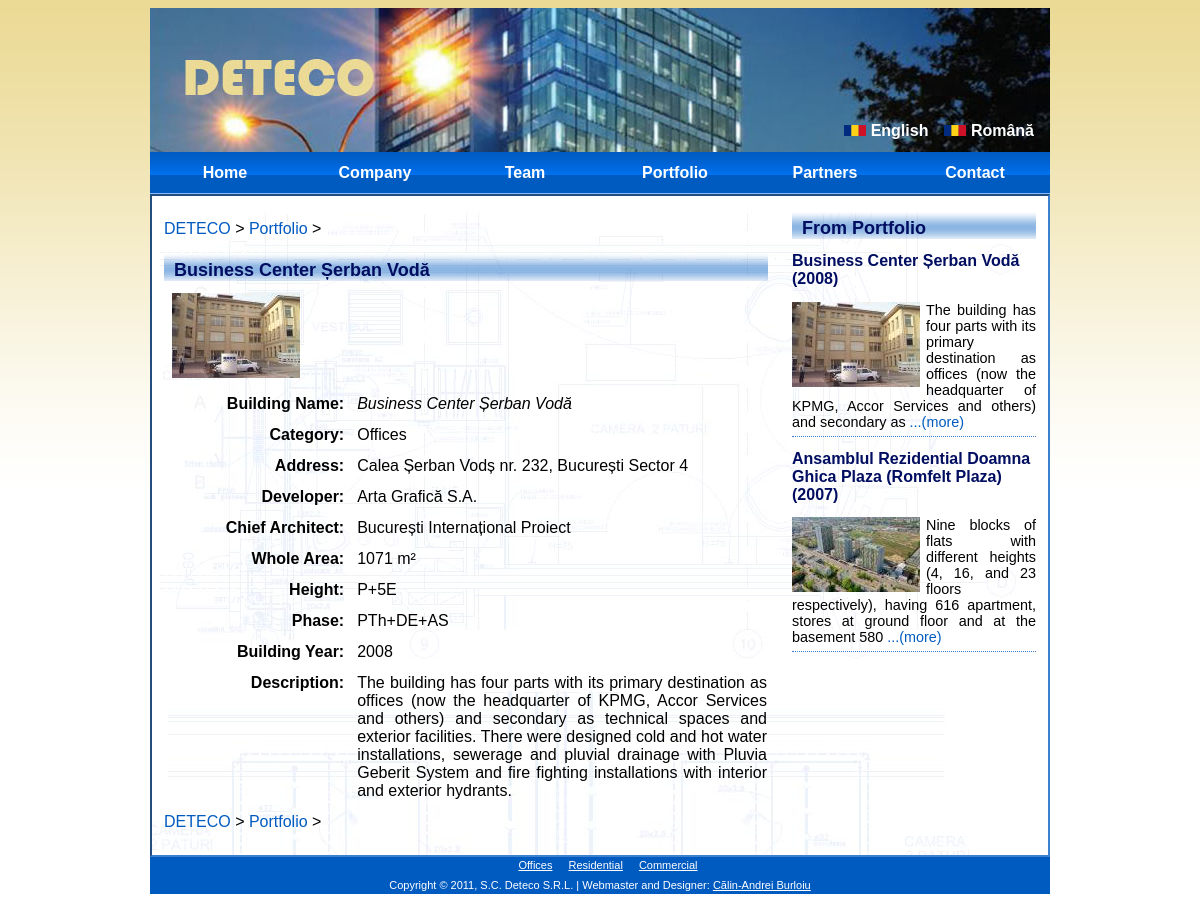
Page /en/project/49/ on the committed database.
### tables this page shows
CREATE TABLE `languages` (
  `code` varchar(8) NOT NULL,
  `name` varchar(32) NOT NULL,
  `image` varchar(64) default NULL,
  PRIMARY KEY  (`code`)
);

CREATE TABLE `portfolio` (
  `id` int(11) NOT NULL auto_increment,
  `name` varchar(128) NOT NULL,
  `category` enum('office','residential','hotel','industrial','commercial','restoration','hospital','other') NOT NULL,
  `tags` varchar(64) NOT NULL,
  `address` varchar(512) NOT NULL,
  `developer` varchar(128) NOT NULL,
  `chief_architect` varchar(128) NOT NULL,
  `whole_area` int(11) default NULL,
  `height` varchar(128) NOT NULL,
  `phase` varchar(128) NOT NULL,
  `year_begin` year(4) default NULL,
  `year_end` year(4) default NULL,
  `description` text NOT NULL,
  `images` varchar(512) NOT NULL,
  PRIMARY KEY  (`id`)
);

### project.php (called while the page is built, shortened)
<?php
require('ProjectPage.class.php');
$page = new ProjectPage();
$page->appendHeader();
$page->appendBody();
$page->appendFooter();
$page->display();
?>

### ProjectPage.class.php (called while the page is built, shortened)
<?php
require('Page.class.php');
class ProjectPage extends Page
{
	public function __construct()
	{
		$this->dbContent = new Content('portfolio');
		$this->lang = $this->dbContent->getCrtLanguage();
	}
}

### SingletonDB.class.php (called while the page is built, shortened)
<?php
class SingletonDB
{
	private static $connection;
	public static function connect()
	{
		if(!isset(self::$connection))
		{
			self::$connection = new mysqli(ADDRESS, USERNAME, PASSWORD, DATABASE);
		}
		return self::$connection;
	}
}
?>

### Content.class.php (called while the page is built, shortened)
<?php
require_once('util.inc.php');
class Content
{
	protected $db;
	protected $languages;
	protected $content;
	protected $lang;
	public function __construct($namespace)
	{
		try {
			$this->db = SingletonDB::connect();
			if( !($result = $this->db->query("SELECT * FROM `languages`")) )
				throw new DBException('query');
			while($row = $result->fetch_assoc())
			{
				$this->languages[$row['code']]['name'] = $row['name'];
				$this->languages[$row['code']]['img'] = $row['image'];
			}
			if(isset($_GET['lang']))
			{
				$lang = $this->processLangCode($_GET['lang']);
				$this->lang = $lang;
			}
			if( !($result = $this->db->query("SELECT * FROM `content` WHERE namespace = 'common' OR namespace = '"
					. $this->db->escape_string($namespace) . "'")) )
				throw new DBException('query');
			while($row = $result->fetch_assoc())
			{
				$this->content[$row['name']] = json_decode($row['value'], true);
			}
		}
		catch(DBException $e) {
			echo $e->errorMessage();
			die();
		}
	}
	public function processLangCode($lang)
	{
		$lang = strtolower($lang);
		if(isset($this->languages[$lang]))
			return $lang;
		else
			return DEFAULT_LANG;
	}
	public function getLanguages()
	{
		return $this->languages;
	}
	public function getCrtLanguage()
	{
		return $this->lang;
	}
	public function __get($name)
	{
		if(isset($this->content[$name]))
			return $this->content[$name][$this->lang];
		else
			return null;
	}
	public function matchLanguage()
	{
		$pattern = '/^(?P<primarytag>[a-zA-Z]{2,8})'.
    '(?:-(?P<subtag>[a-zA-Z]{2,8}))?(?:(?:;q=)'.
    '(?P<quantifier>\d\.\d))?$/';
		foreach (explode(',', $_SERVER['HTTP_ACCEPT_LANGUAGE']) as $lang)
		{
			$splits = array();
			if (preg_match($pattern, $lang, $splits))
			{
				$language = $splits['primarytag'];
				if(isset($this->languages[$language]))
					return $language;
			}
			else
				return 'en';
		}
		return 'en';
	}
	public function getPortfolioAds()
	{
		$portfolio = null;
		$query = "SELECT id, name, tags, year_begin, description, images FROM `portfolio` ORDER BY RAND() LIMIT "
			. P_ADS_COUNT;
		$result = $this->db->query($query);
		while($row = $result->fetch_assoc())
		{
			$portfolio[$row['id']]['name'] = $row['name'];
			$portfolio[$row['id']]['tags'] = $row['tags'];
			$portfolio[$row['id']]['year_begin'] = $row['year_begin'];
			$images = json_decode($row['images'], true);
			if(!$images)
				$portfolio[$row['id']]['image'] = null;
			else
				$portfolio[$row['id']]['image'] = getThumbFileName($images[0]);
			$descriptions = json_decode($row['description'], true);
			$portfolio[$row['id']]['description'] = $descriptions[$this->lang];
		}
		return $portfolio;
	}
}

### util.inc.php (called while the page is built, shortened)
<?php
function makeURLSegm($lang, $page, $params = array())
{
	$url = "/$lang/$page";
	if (count($params) > 0)
	{
		foreach ($params as $param)
			$url .= "/$param";
	}
	return $url;
}
function getProjectURL($id, $tags)
{
	return "project/$id/$tags";
}
function getThumbFileName($img)
{
	$ext = strrchr($img, '.');
	$basename = substr($img, 0, strpos($img, $ext));
	$thumb = "${basename}_thumb${ext}";
	return $thumb;
}

### Page.class.php (the view, shortened to what this page needs)
<?php
require_once('PortfolioAdsModule.class.php');
require_once('Content.class.php');
require_once('util.inc.php');
class Page
{
	protected $title = "Page";
	protected $name = "page";
	protected $content = "";
	protected $dbContent;
	protected $lang;
	protected $description;
	protected $styles;
	public function __construct()
	{
		$this->styles = array("main.css");
	}
	public function getLanguageURL($langCode)
	{
		return "/$langCode". strstr(substr($_SERVER['REQUEST_URI'], 1), '/');
	}
	public function append($str)
	{
		$this->content .= $str;
	}
	public function appendLanguageLinks()
	{
		$this->content .= '
		<ul id="languages">';
      	foreach($this->dbContent->getLanguages() as $key => $value)
      	{
			$url = $this->getLanguageURL($key);
			$this->content .= '<li><a href="'
				. $url. '"><img src="/images/img_trans.gif" style="'
				. 'background: url(/images/flags.png) 0 '
				. (-12 * $value['img']). 'px no-repeat; '
				. 'width: 22px; height: 11px;" /> '. $value['name']. '</a></li>';
      	}
		$this->content .= '
		</ul>';
	}
	public function appendHeader()
	{
		$this->content .= '
	<div id="header">';
		$this->content .= '
		<ul id="menu">
			<li><a href="'. makeURLSegm($this->lang, 'home'). '"' . ($this->name == 'home' ? ' class="but_pressed"' : '') .
				'>' . $this->dbContent->menu_home . '</a></li>
			<li><a href="'. makeURLSegm($this->lang, 'company'). '"' . ($this->name == 'company' ? ' class="but_pressed"' : '') .
				'>' . $this->dbContent->menu_company . '</a></li>
			<li><a href="'. makeURLSegm($this->lang, 'team'). '"' . ($this->name == 'team' ? ' class="but_pressed"' : '') .
				'>' . $this->dbContent->menu_team . '</a></li>
			<li><a href="'. makeURLSegm($this->lang, 'portfolio', array('office', 0)). '"' . ($this->name == 'portfolio' ? ' class="but_pressed"' : '') .
				'>' . $this->dbContent->menu_portfolio . '</a></li>
			<li><a href="'. makeURLSegm($this->lang, 'partners'). '"' . ($this->name == 'partners' ? ' class="but_pressed"' : '') .
				'>' . $this->dbContent->menu_partners . '</a></li>
			<li><a href="'. makeURLSegm($this->lang, 'contact'). '"' . ($this->name == 'contact' ? ' class="but_pressed"' : '') .
				'>' . $this->dbContent->menu_contact . '</a></li>
		</ul>';
		$this->appendLanguageLinks();
		$this->content .= '
	</div>';
	}
	public function appendSide()
	{
		$modPA = new PortfolioAdsModule($this->dbContent);
		$this->append($modPA->getContent());
	}
	public function appendBody()
	{
		$this->appendSide();
	}
	public function appendFooter()
	{
		$this->content .= '
	<div id="footer"><p><ul>';
		if ($this->dbContent->getProjectsCount('office'))
			$this->content .= '<li><a href="'
				. makeURLSegm($this->lang, 'portfolio', array('office', 0)). '">'
				. $this->dbContent->project_category_office. '</a></li>';
		if ($this->dbContent->getProjectsCount('residential'))
			$this->content .= '<li><a href="'
				. makeURLSegm($this->lang, 'portfolio', array('residential', 0)). '">'
				. $this->dbContent->project_category_residential. '</a></li>';
		if ($this->dbContent->getProjectsCount('commercial'))
			$this->content .= '<li><a href="'
				. makeURLSegm($this->lang, 'portfolio', array('commercial', 0)). '">'
				. $this->dbContent->project_category_commercial. '</a></li>';
		$this->content .= '</ul></p><p>Copyright &copy; 2011, S.C. Deteco S.R.L. | Webmaster and Designer: <a href="'. makeURLSegm($this->lang, 'contact'). '#calin-burloiu">Cãlin-Andrei Burloiu</a></p>
	</div>';
	}
	public function getCss()
	{
		$content = '';
		foreach($this->styles as $style)
			$content .= '<link href="/css/'. $style . '" rel="stylesheet" type="text/css" />';
		return $content;
	}
	public function display()
	{
		echo '<!DOCTYPE html PUBLIC "-//W3C//DTD XHTML 1.0 Strict//EN" "http://www.w3.org/TR/xhtml1/DTD/xhtml1-strict.dtd">
<html xmlns="http://www.w3.org/1999/xhtml">
<head>
<meta http-equiv="content-type" content="text/html; charset=utf-8" />
<title>' . $this->title . '</title>
<meta name="keywords" content="deteco,design,engineering,installations,constructions,buildings,sanitary,fire,detection,fighting,ventilation,electrical" />
<meta name="description" content="'. $this->description .'" />';
		echo $this->getCss();
		echo '</head>
<body>
';
		$this->content = '<div id="main_bg"><div id="main">' . $this->content . '</div></div>';
		echo $this->content;
		echo '</body></html>';
	}
}

### PortfolioAdsModule.class.php (shortened to what this page needs)
<?php
require_once('Content.class.php');
require_once('util.inc.php');
class PortfolioAdsModule implements Module
{
	protected $dbContent;
	public function __construct($dbContent)
	{
		$this->dbContent = $dbContent;
	}
	public function getAdsContent()
	{
		$content = '';
		$ads = $this->dbContent->getPortfolioAds();
		foreach($ads as $id => $value)
		{
			$href = makeURLSegm($this->dbContent->getCrtLanguage(), getProjectURL($id, $value['tags']));
			$more = false;
			$content .= '<div class="ad">';
			$content .= '<a href="'. $href. '"><h2>'. $value['name']. ' ('. $value['year_begin']
				. ')</h2></a>';
			if($value['image'])
				$content .= '<a href="'. $href. '"><img class="floating-pic" src="/images/portfolio/'
					. $value['image']. '" /></a>';
			$descr = $value['description'];
			if(strlen($descr) > MAX_DESCR_LEN)
			{
				$descr = substr($descr, 0, MAX_DESCR_LEN);
				$descr = substr($descr, 0, strrpos($descr, ' '));
				$more = true;
			}
			$content .= $descr;
			if($more)
				$content .= ' <a href="'. $href. '">...('. $this->dbContent->link_more. ')</a>';
			$content .= '<div style="clear: both"></div>';
			$content .= '</div>';
		}
		return $content;
	}
	public function getContent()
	{
		$content = "";
		$content .= '<h1>'. $this->dbContent->header_from_portfolio. '</h1>'
			. '<div id="portfolio-ads">';
		$content .= $this->getAdsContent();
		$content .= '</div><script type="text/javascript"> setTimeout("retrievePortfolioAds()", 30000); </script>';
		return $content;
	}
}
?>

### css/main.css (style rules this page uses)
a:link img { border-style: none; }
.content h1 { font-size:18px; font-weight: bold; color: #000D60; text-align: left; margin: 0px; padding: 10px 0px 0px 10px; background: url(/images/title.png) top repeat-x; clear: both; }
.content a:link { color: rgb(0,91,193); text-decoration: none; }
.content table { width: 100%; border-collapse: collapse; }
.content th, .content td { padding-top: 12px; }
.content th { text-align: right; vertical-align: top; }
.content td { padding-left: 12px; }
table.project-table th { width: 30%; }
.side h1 { font-size:18px; font-weight: bold; color: #000D60; text-align: left; margin: 0px; padding: 10px 0px 0px 10px; background: url(/images/title.png) top repeat-x; }
.side h2 { font-size:16px; font-weight: bold; color: #000D60; text-align: left; clear: left; }
.side a:link { color: rgb(0,91,193); text-decoration: none; }
.floating-pic { float: left; margin-right: 6px; }
.ad { padding-bottom: 6px; border-bottom: 1px dotted rgb(59,129,208); margin-bottom: 6px; }
table.pictures-table { width: auto; }
.pictures-table td { padding-left: 8px; padding-right: 8px; width: 128px; }
.breadcrumbs-list { margin-top: 12px; margin-bottom: 12px; text-align: left; }
body { background: url(/images/bg.gif) top repeat-x; font-family: Arial, Helvetica, sans-serif; }
#main { width: 900px; margin: 0px auto; }
#header { color:white; background: #bbbbbb url('/images/header_picture.jpg') no-repeat right top; height: 186px; position: relative; clear: both; }
#body { width: 896px; background: #FFFFFF url(/images/bg_body.jpg) 0px 0px no-repeat; border: 2px inset rgb(59,129,208); display: block; }
.content { float:left; width: 604px; margin: 12px; text-align: justify; }
.side { float: right; width: 244px; margin: 12px; text-align:justify; font-size: 0.9em; }
#footer { font-size: 11px; color: #ffffff; line-height: 100%; text-align: center; background: rgb(0,91,193); clear: both; }
#footer p { padding-top: 3px; line-height: 150%; margin: 0px; }
#footer a { color: white; text-decoration: underline; }
#footer ul { display: inline; list-style-type:none; margin:0; padding:0; }
#footer li { display:inline; margin-left: 16px; }
#menu { list-style-type: none; margin: 0; padding: 0; overflow: hidden; position: absolute; bottom: 0px; }
#menu > li { float:left; padding-left: 0px; }
#menu > li > a:link, #menu > li > a:visited { display: block; background: rgb(0,91,193) url(/images/but_states.gif) top repeat-x; background-position: 0 0; color: #FFFFFF; font-weight: bold; text-align:center; text-decoration: none; padding-top: 12px; width: 150px; height: 30px; }
#languages { list-style-type: none; margin: 0; padding: 0; position: absolute; right: 16px; bottom: 54px; }
#languages > li { float: right; margin-left: 16px; }
#languages > li > a:link, #languages > li > a:visited { display: block; color: #FFFFFF; font-weight: bold; text-decoration: none; }

### rows in the picture
languages: name "Română"
languages: name "English"
portfolio: name "Ansamblul Rezidential Doamna Ghica Plaza (Romfelt Plaza)", year_begin "2007", shows a picture, value "Nine blocks of flats with different heights (4, 16, and 23 floors respectively), having 616 apartment, stores at ground floor and at the basement 580"

### other values in the picture
$this->dbContent->menu_home "Home"
$this->dbContent->menu_company "Company"
$this->dbContent->menu_team "Team"
$this->dbContent->menu_portfolio "Portfolio"
$this->dbContent->menu_partners "Partners"
$this->dbContent->menu_contact "Contact"
$this->dbContent->header_from_portfolio "From Portfolio"
$value['name'] "Business Center Șerban Vodă"
$value['year_begin'] "2008"
$this->dbContent->project_category_office "Offices"
$this->dbContent->project_category_residential "Residential"
$this->dbContent->project_category_commercial "Commercial"
